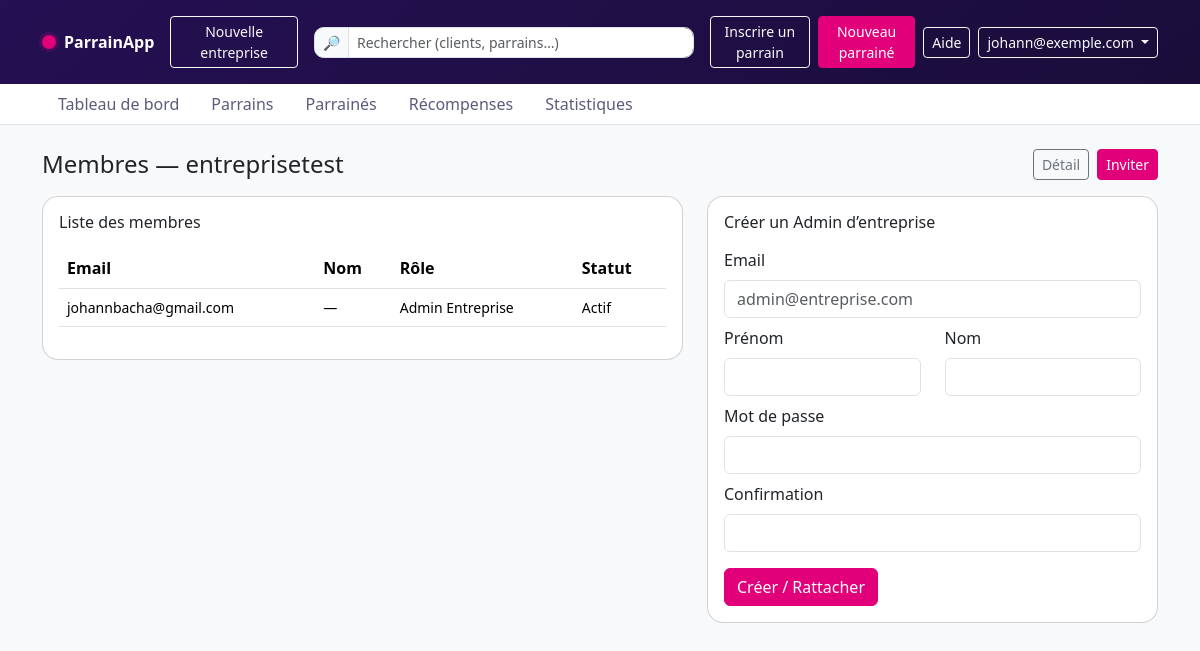
The page /companies/entreprisetest/members/ (signed in) on the database its author committed.
### accounts/models.py (models this page shows, shortened)
class User(AbstractUser):
    username = None
    email = models.EmailField(_("email address"), unique=True)
    role = models.CharField(
        max_length=32,
        choices=Roles.choices,
        default=Roles.CLIENT,
    )
    is_verified = models.BooleanField(default=False)
    USERNAME_FIELD = "email"
    REQUIRED_FIELDS = []  # pour createsuperuser
    objects = UserManager()
    @property
    def is_superadmin(self):  # property pour templating simple
        return self.role == Roles.SUPERADMIN

### companies/models.py (models this page shows, shortened)
class Company(models.Model):
    name = models.CharField(max_length=150, unique=True)
    slug = models.SlugField(max_length=180, unique=True, blank=True)
    owner = models.ForeignKey(
        User, on_delete=models.SET_NULL, null=True, blank=True,
        related_name="owned_companies"
    )
    created_by = models.ForeignKey(
        User, on_delete=models.SET_NULL, null=True, blank=True,
        related_name="created_companies"
    )
    is_active = models.BooleanField(default=True)
    created_at = models.DateTimeField(auto_now_add=True)
    class Meta:
        ordering = ["name"]

class CompanyMembership(models.Model):
    user = models.ForeignKey(User, on_delete=models.CASCADE, related_name="memberships")
    company = models.ForeignKey(Company, on_delete=models.CASCADE, related_name="memberships")
    role = models.CharField(max_length=20, choices=CompanyRole.choices, default=CompanyRole.OPERATOR)
    is_active = models.BooleanField(default=True)
    joined_at = models.DateTimeField(auto_now_add=True)
    class Meta:
        unique_together = ("user", "company")
        ordering = ["company", "user"]

### companies/admin_views.py (the view, shortened to what this page needs)
# urls.py: path("<slug:slug>/members/", CompanyMembersView.as_view(), name="members"),
class CompanyMembersView(SuperadminRequiredMixin, View):
    template_name = "companies/company_members.html"
    def get(self, request, slug):
        company = get_object_or_404(Company, slug=slug)
        members = CompanyMembership.objects.select_related("user").filter(company=company).order_by("-role", "user__email")
        form = CompanyAdminCreateForm()
        return render(request, self.template_name, {"company": company, "members": members, "form": form})

### companies/admin_forms.py (shortened to what this page needs)
class CompanyAdminCreateForm(forms.Form):
    email = forms.EmailField()
    first_name = forms.CharField(required=False)
    last_name = forms.CharField(required=False)
    password1 = forms.CharField(label="Mot de passe", widget=forms.PasswordInput)
    password2 = forms.CharField(label="Confirmation", widget=forms.PasswordInput)

### core/permissions.py (called while the page is built)
def is_superadmin(user):
    return getattr(user, "is_authenticated", False) and user.role == "SUPERADMIN"

    def dispatch(self, request, *args, **kwargs):
        if not is_superadmin(request.user):
            raise PermissionDenied
        return super().dispatch(request, *args, **kwargs)

### frontend/templates/companies/company_members.html (shortened to what this page needs)
{% extends "base.html" %}
{% load widget_tweaks %}
{% block content %}
<div class="d-flex align-items-center justify-content-between mb-3">
  <h1 class="h4 mb-0">Membres — {{ company.name }}</h1>
  <div class="d-flex gap-2">
    <a class="btn btn-outline-secondary btn-sm" href="{% url 'companies:detail' company.slug %}">Détail</a>
    <a class="btn btn-primary btn-sm" href="{% url 'companies:invite_create' company.slug %}">Inviter</a>
  </div>
</div>
<div class="row">
  <div class="col-lg-7">
    <div class="card mb-3">
      <div class="card-body">
        <h6 class="mb-3">Liste des membres</h6>
        <div class="table-responsive">
          <table class="table align-middle">
            <thead>
              <tr>
                <th>Email</th>
                <th>Nom</th>
                <th>Rôle</th>
                <th>Statut</th>
              </tr>
            </thead>
            <tbody>
              {% for m in members %}
              <tr>
                <td class="small">{{ m.user.email }}</td>
                <td class="small">{{ m.user.get_full_name|default:"—" }}</td>
                <td class="small">{{ m.get_role_display }}</td>
                <td class="small">{{ m.is_active|yesno:"Actif,Inactif" }}</td>
              </tr>
              {% empty %}
              <tr><td colspan="4" class="text-muted small">Aucun membre pour le moment.</td></tr>
              {% endfor %}
            </tbody>
          </table>
        </div>
      </div>
    </div>
  </div>
  <div class="col-lg-5">
    <div class="card">
      <div class="card-body">
        <h6 class="mb-3">Créer un Admin d’entreprise</h6>
        <form method="post">
          <div class="mb-2">
            <label class="form-label">Email</label>
            {% render_field form.email class+="form-control" placeholder="admin@entreprise.com" %}
          </div>
          <div class="row">
            <div class="col">
              <div class="mb-2">
                <label class="form-label">Prénom</label>
                {% render_field form.first_name class+="form-control" %}
              </div>
            </div>
            <div class="col">
              <div class="mb-2">
                <label class="form-label">Nom</label>
                {% render_field form.last_name class+="form-control" %}
              </div>
            </div>
          </div>
          <div class="mb-2">
            <label class="form-label">Mot de passe</label>
            {% render_field form.password1 class+="form-control" %}
          </div>
          <div class="mb-3">
            <label class="form-label">Confirmation</label>
            {% render_field form.password2 class+="form-control" %}
          </div>
          <button class="btn btn-primary">Créer / Rattacher</button>
        </form>
      </div>
    </div>
  </div>
</div>
{% endblock %}

### frontend/templates/base.html (shortened to what this page needs)
{% load static %}
<!doctype html>
<html lang="fr">
<head>
  <link rel="stylesheet" href="{% static 'vendor/bootstrap/css/bootstrap.min.css' %}">
  <link rel="stylesheet" href="{% static 'css/app.css' %}">
</head>
<body>
  {% include "_partials/navbar.html" %}
  <main class="container py-4">
    {% block content %}{% endblock %}
  </main>
</body>
</html>

### frontend/templates/_partials/navbar.html (shortened to what this page needs)
<header class="topbar border-bottom sticky-top">
  <div class="topbar-gradient">
    <div class="container py-3">
      <div class="d-flex align-items-center justify-content-between gap-3">
        <a class="navbar-brand d-flex align-items-center gap-2 text-white text-decoration-none" href="{% url 'dashboard:home' %}">
          <span class="brand-dot"></span>
          <span class="fw-bold">ParrainApp</span>
        </a>
              {% if request.user.is_authenticated and request.user.is_superadmin %}
                  <a class="btn btn-sm btn-outline-light" href="{% url 'companies:create' %}">
                    Nouvelle entreprise
                  </a>
              {% endif %}
        <form class="d-none d-md-flex" role="search" style="min-width: 380px;">
          <div class="input-group input-group-sm">
            <span class="input-group-text">🔎</span>
            <input class="form-control" type="search" placeholder="Rechercher (clients, parrains…)" aria-label="Search">
          </div>
        </form>
        <div class="d-flex align-items-center gap-2">
          <a class="btn btn-sm btn-outline-light" href="{% url 'referrals:parrains_list' %}">Inscrire un parrain</a>
          <a class="btn btn-sm btn-primary" href="{% url 'referrals:parraine_list' %}">Nouveau parrainé</a>
          <button class="btn btn-sm btn-outline-light d-none d-md-inline-flex">Aide</button>
          {% if request.user.is_authenticated %}
              <div class="dropdown">
                <button class="btn btn-sm btn-outline-light dropdown-toggle" data-bs-toggle="dropdown">
                  {{ request.user.get_full_name|default:request.user.username|default:request.user.email }}
                </button>
              </div>
            {% else %}
              <a class="btn btn-sm btn-outline-light" href="{% url 'accounts:login' %}">Se connecter</a>
            {% endif %}
        </div>
      </div>
    </div>
  </div>
  <div class="topbar-nav bg-white">
    <div class="container">
      <ul class="nav nav-pills">
        <li class="nav-item">
        <li class="nav-item"><a class="nav-link" href="{% url 'dashboard:home' %}">Tableau de bord</a></li>
        <li class="nav-item"><a class="nav-link" href="{% url 'referrals:home' %}">Parrains</a></li>
        <li class="nav-item"><a class="nav-link" href="{% url 'referrals:home' %}">Parrainés</a></li>
        <li class="nav-item"><a class="nav-link" href="{% url 'dashboard:home' %}">Récompenses</a></li>
        <li class="nav-item"><a class="nav-link" href="{% url 'dashboard:home' %}">Statistiques</a></li>
      </ul>
    </div>
  </div>
</header>

### frontend/static/css/app.css (style rules this page uses)
:root { --brand-primary:#E1007A; --brand-gradient-start:#251053; --brand-gradient-end:#1A0D3A; --brand-ink:#1E164B; }
body { background-color:#f8f9fb }
.topbar-gradient { background: linear-gradient(140deg, var(--brand-gradient-start) 0%, var(--brand-gradient-end) 100%); }
.navbar-brand .brand-dot { width: 14px; height:14px; display:inline-block; border-radius:50%; background: var(--brand-primary); box-shadow: 0 0 0 .2rem rgba(225,0,122,.15); }
.btn-primary { --bs-btn-bg: var(--brand-primary); --bs-btn-border-color: var(--brand-primary); --bs-btn-hover-bg: #c40069; --bs-btn-hover-border-color: #c40069; }
.topbar .form-control { border-radius:.6rem; }
.topbar .input-group-text { border-radius:.6rem 0 0 .6rem; }
.topbar-nav .nav-link { color:#5b5b7b; border-radius:.6rem; }
.card { border-radius:1rem; }
.table thead th { white-space:nowrap }

### rows shown on the page
User: user.get_full_name "johann@exemple.com"
Company: name "entreprisetest"
CompanyMembership: user.email "johannbacha@gmail.com", user.get_full_name "—", role "Admin Entreprise", is_active "Actif"
